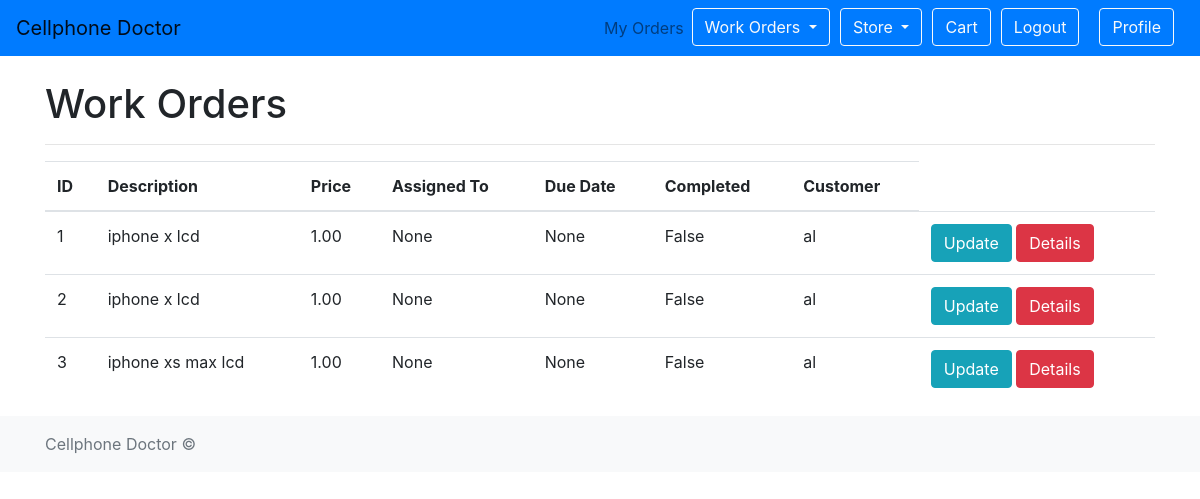
The page /work_orders/ (signed in) on the database as committed earlier.
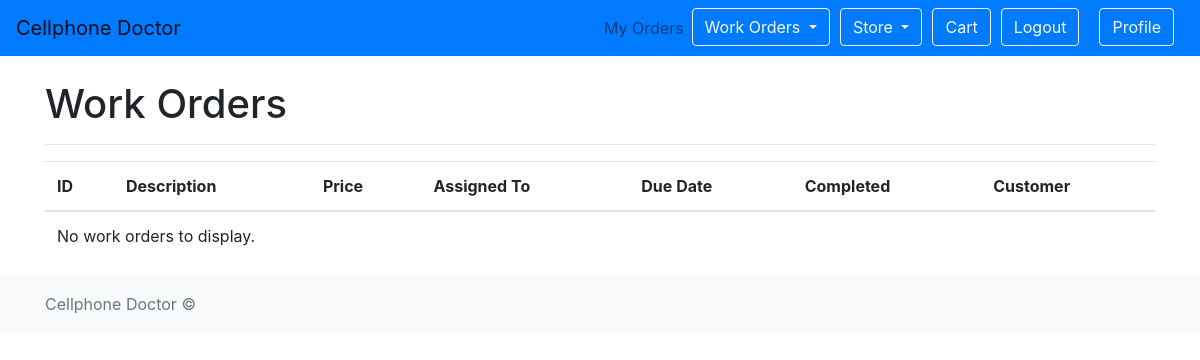
The same page on the database as committed later.
### work_orders/models.py (models this page shows, shortened)
class WorkOrder(models.Model):
    user = models.ForeignKey(User, on_delete=models.CASCADE)
    description = models.TextField()
    work_order_price = models.DecimalField(max_digits=10, decimal_places=2)
    assigned_to = models.ForeignKey(User, on_delete=models.CASCADE, blank=True, null=True, related_name='workorder_assigned_to')
    due_date = models.DateTimeField(blank=True, null=True)
    completed = models.BooleanField(default=False)
    created_date = models.DateTimeField(default=timezone.now)
    updated_date = models.DateTimeField(blank=True, null=True)
    created_by = models.ForeignKey(User, on_delete=models.CASCADE,
                                   related_name='workorder_created_by',
                                   blank=True, null=True)
    updated_by = models.ForeignKey(User, on_delete=models.CASCADE,
                                   related_name='workorder_updated_by',
                                   blank=True, null=True)

### work_orders/views.py (the view)
# urls.py: path('', workorder_list, name='workorder_list'),
@login_required
def workorder_list(request):
    workorders = WorkOrder.objects.filter(user=request.user)
    return render(request, 'work_orders/workorder_list.html',
                  {'workorders': workorders})

### work_orders/templates/work_orders/workorder_list.html
{% extends 'base.html' %}
{% block content %}
  <h1>Work Orders</h1>
  <hr>
  <table class="table">
    <thead>
      <tr>
        <th>ID</th>
        <th>Description</th>
        <th>Price</th>
        <th>Assigned To</th>
        <th>Due Date</th>
        <th>Completed</th>
        <th>Customer</th>
      </tr>
    </thead>
    <tbody>
      {% for workorder in workorders %}
        <tr>
          <td>{{ workorder.id }}</td>
          <td>{{ workorder.description }}</td>
          <td>{{ workorder.work_order_price }}</td>
          <td>{{ workorder.assigned_to }}</td>
          <td>{{ workorder.due_date }}</td>
          <td>{{ workorder.completed }}</td>
          <td>{{ user.username }}</td>
          <td>
            <a href="{% url 'work_orders:edit_workorder' workorder.id %}" class="btn btn-info"
              >Update</a
            >
            <a
              href="{% url 'work_orders:workorder_detail' workorder.id %}"
              class="btn btn-danger"
              >Details</a
            >
          </td>
        </tr>
      {% empty %}
        <tr>
          <td colspan="6">No work orders to display.</td>
        </tr>
      {% endfor %}
    </tbody>
  </table>
{% endblock %}

### templates/base.html (shortened to what this page needs)
<!DOCTYPE html>
<html lang="en">
  {% load static %}
  <head>
    <link
      rel="stylesheet"
      href="https://cdn.jsdelivr.net/npm/bootstrap@4.0.0/dist/css/bootstrap.min.css"
    />
  </head>
  <body>
    <header>
      <nav class="navbar navbar-expand-lg navbar-light">
        <a class="navbar-brand" href="{% url 'shop:product_list' %}"
          >Cellphone Doctor</a
        >
        <div
          class="collapse navbar-collapse justify-content-end"
          id="navbarNav"
        >
          <ul class="navbar-nav">
            {% if user.is_authenticated %}
            <a class="nav-link" href="{% url 'shop:user_orders' %}">My Orders</a>
            <li class="nav-item dropdown">
              <a
                class="btn btn-outline-light dropdown-toggle"
                href="#"
                id="workOrdersDropdown"
                role="button"
                data-toggle="dropdown"
                aria-haspopup="true"
                aria-expanded="false"
              >
                Work Orders
              </a>
            </li>
            <li class="nav-item dropdown">
              <a
                class="btn btn-outline-light dropdown-toggle"
                href="#"
                id="storeDropdown"
                role="button"
                data-toggle="dropdown"
                aria-haspopup="true"
                aria-expanded="false"
              >
                Store
              </a>
            </li>
            <li class="nav-item">
              <a class="btn btn-outline-light" href="{% url 'shop:view_cart' %}"
                >Cart</a
              >
            </li>
            <li class="nav-item">
              <a class="btn btn-outline-light" href="{% url 'logout' %}"
                >Logout</a
              >
            </li>
            <li class="nav-item">
              <a
                class="btn btn-outline-light profile-btn"
                href="{% url 'shop:profile' request.user.username %}"
              >
                Profile
              </a>
            </li>
            {% endif %}
          </ul>
        </div>
      </nav>
    </header>
    <br />
    <main role="main" class="container">
      {% block content %} {% endblock %}
    </main>
    <footer class="footer mt-auto py-3 bg-light">
      <div class="container">
        <span class="text-muted">Cellphone Doctor &copy; {{ now.year }}</span>
      </div>
    </footer>
    <link
      rel="stylesheet"
      href="https://maxcdn.bootstrapcdn.com/bootstrap/4.5.2/css/bootstrap.min.css"
    />
  </body>
</html>

### templates/base.html (style rules this page uses)
.navbar-nav .nav-item { margin-right: 10px; }
.navbar { background-color: #007bff; }
.profile-btn { margin-left: 10px; }

Rows that differ between the two databases and show on the page:
removed WorkOrder: id "1", description "iphone x lcd", work_order_price "1.00", assigned_to "None", due_date "None", completed "False"
removed WorkOrder: id "2", description "iphone x lcd", work_order_price "1.00", assigned_to "None", due_date "None", completed "False"
removed WorkOrder: id "3", description "iphone xs max lcd", work_order_price "1.00", assigned_to "None", due_date "None", completed "False"
Other text that changed with them:
text now shown: "No work orders to display."
